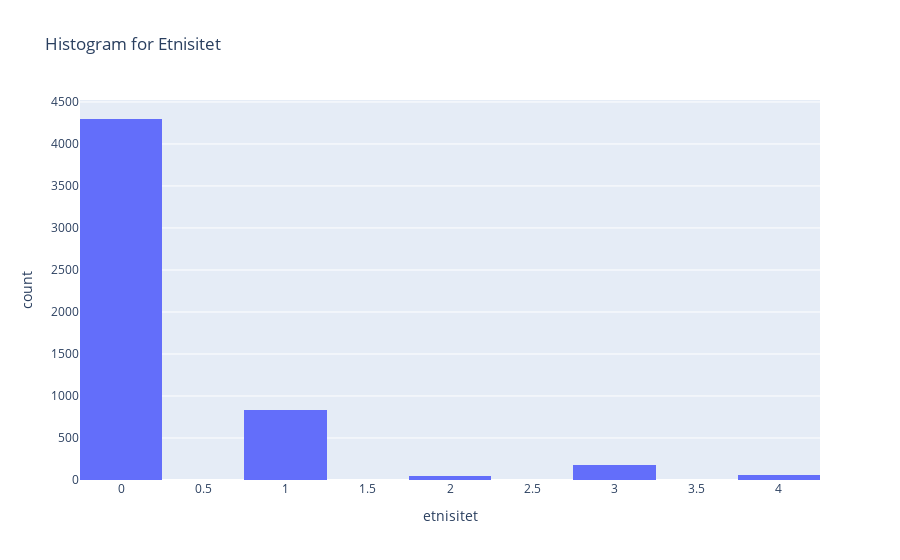

The cell this chart's notebook holds for it:
### Code cell
fig = px.histogram(train_df, x='etnisitet', nbins=10, title='Histogram for Etnisitet')

fig.show()

### Figure 1 — Plotly figure (JSON) as saved in the notebook; plotly's stock layout.template omitted (floating-point values rounded to 4 significant figures; data arrays with more than 128 entries replaced by an {"elided": "..."} marker saying what was removed)
{"data": [{"alignmentgroup": "True", "bingroup": "x", "hovertemplate": "etnisitet=%{x}<br>count=%{y}<extra></extra>", "legendgroup": "", "marker": {"color": "#636efa", "pattern": {"shape": ""}}, "name": "", "nbinsx": 10, "offsetgroup": "", "orientation": "v", "showlegend": false, "type": "histogram", "x": {"elided": "5413 int values"}, "xaxis": "x", "yaxis": "y"}], "layout": {"barmode": "relative", "legend": {"tracegroupgap": 0}, "title": {"text": "Histogram for Etnisitet"}, "xaxis": {"anchor": "y", "domain": [0, 1], "title": {"text": "etnisitet"}}, "yaxis": {"anchor": "x", "domain": [0, 1], "title": {"text": "count"}}}}
